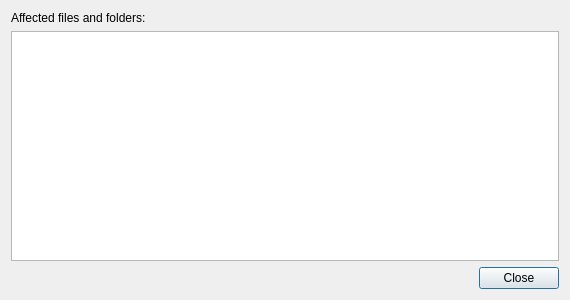
<?xml version="1.0" encoding="UTF-8"?>
<ui version="4.0">
 <class>listDialog</class>
 <widget class="QDialog" name="listDialog">
  <property name="windowModality">
   <enum>Qt::ApplicationModal</enum>
  </property>
  <property name="geometry">
   <rect>
    <x>0</x>
    <y>0</y>
    <width>570</width>
    <height>300</height>
   </rect>
  </property>
  <property name="sizePolicy">
   <sizepolicy hsizetype="Maximum" vsizetype="Maximum">
    <horstretch>0</horstretch>
    <verstretch>0</verstretch>
   </sizepolicy>
  </property>
  <property name="acceptDrops">
   <bool>false</bool>
  </property>
  <property name="windowTitle">
   <string>Rule test results</string>
  </property>
  <layout class="QVBoxLayout" name="verticalLayout_2">
   <item>
    <layout class="QVBoxLayout" name="verticalLayout">
     <property name="sizeConstraint">
      <enum>QLayout::SetDefaultConstraint</enum>
     </property>
     <item>
      <widget class="QLabel" name="label">
       <property name="text">
        <string>Affected files and folders:</string>
       </property>
      </widget>
     </item>
     <item>
      <widget class="QListWidget" name="listWidget">
       <property name="sizePolicy">
        <sizepolicy hsizetype="Expanding" vsizetype="Expanding">
         <horstretch>0</horstretch>
         <verstretch>0</verstretch>
        </sizepolicy>
       </property>
      </widget>
     </item>
     <item>
      <widget class="QDialogButtonBox" name="buttonBox">
       <property name="sizePolicy">
        <sizepolicy hsizetype="Expanding" vsizetype="Preferred">
         <horstretch>0</horstretch>
         <verstretch>0</verstretch>
        </sizepolicy>
       </property>
       <property name="orientation">
        <enum>Qt::Horizontal</enum>
       </property>
       <property name="standardButtons">
        <set>QDialogButtonBox::Close</set>
       </property>
       <property name="centerButtons">
        <bool>false</bool>
       </property>
      </widget>
     </item>
    </layout>
   </item>
  </layout>
 </widget>
 <resources/>
 <connections>
  <connection>
   <sender>buttonBox</sender>
   <signal>accepted()</signal>
   <receiver>listDialog</receiver>
   <slot>accept()</slot>
   <hints>
    <hint type="sourcelabel">
     <x>248</x>
     <y>254</y>
    </hint>
    <hint type="destinationlabel">
     <x>157</x>
     <y>274</y>
    </hint>
   </hints>
  </connection>
  <connection>
   <sender>buttonBox</sender>
   <signal>rejected()</signal>
   <receiver>listDialog</receiver>
   <slot>reject()</slot>
   <hints>
    <hint type="sourcelabel">
     <x>316</x>
     <y>260</y>
    </hint>
    <hint type="destinationlabel">
     <x>286</x>
     <y>274</y>
    </hint>
   </hints>
  </connection>
 </connections>
</ui>
